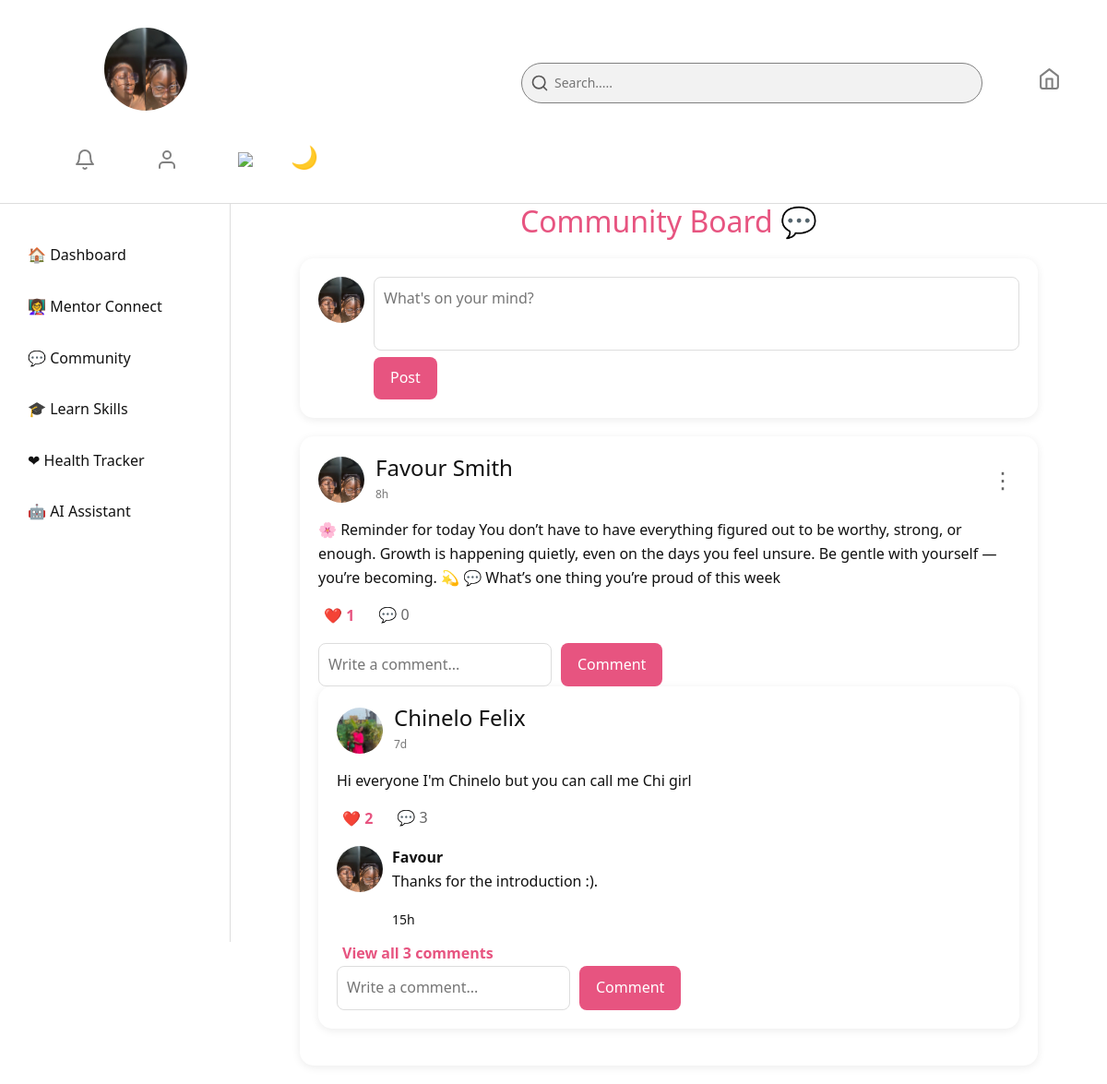
The app's page /community (signed in) with its own data.
### src/models.py (models this page shows, shortened)
class User(UserMixin, db.Model):
    __tablename__ = 'users'
    id = db.Column(db.Integer, primary_key=True)
    first_name = db.Column(db.String(100), nullable=False)
    last_name = db.Column(db.String(100), nullable=False)
    email = db.Column(db.String(150), unique=True, nullable=False)
    dob = db.Column(db.String, nullable=False)
    password = db.Column(db.String(200), nullable=False)
    profile_image = db.Column(db.String(300), default='default_profile.png')
    date_created = db.Column(db.DateTime, default=datetime.utcnow)
    last_seen = db.Column(db.DateTime, default=datetime.utcnow)
    posts = db.relationship('CommunityPost', backref='user', lazy=True)
    comments = db.relationship('Comment', backref='user', lazy=True)
    likes = db.relationship('Like', backref='user', lazy=True)
    todos = db.relationship('ToDo', backref='user', lazy=True)
    ai_chats = db.relationship('AIChat', backref='user', lazy=True)
    health_logs = db.relationship('HealthTracker', backref='user', lazy=True)
    course_progress = db.relationship('UserCourse', backref='user', lazy=True)
    is_authenticated = True
    is_active = True
    is_anonymous = False
    def __repr__(self):
        return f"<Users {self.email}>"

class CommunityPost(db.Model):
    __tablename__ = 'community_posts'
    id = db.Column(db.Integer, primary_key=True)
    content = db.Column(db.Text, nullable=False)
    created_at = db.Column(db.DateTime, default=datetime.utcnow)
    user_id = db.Column(db.Integer, db.ForeignKey('users.id'), nullable=False)
    author = db.relationship('User') # link to the user who made the post
    comments = db.relationship('Comment', backref='post', cascade="all, delete-orphan", lazy=True)
    likes = db.relationship('Like', backref='post', cascade="all, delete-orphan", lazy=True)

class Comment(db.Model):
    __tablename__ = 'comments'
    id = db.Column(db.Integer, primary_key=True)
    content = db.Column(db.Text, nullable=False)
    created_at = db.Column(db.DateTime, default=datetime.utcnow)
    user_id = db.Column(db.Integer, db.ForeignKey('users.id'), nullable=False)
    post_id = db.Column(db.Integer, db.ForeignKey('community_posts.id'), nullable=False)

### src/routes/community_routes.py (the view)
@community_bp.route('/community')
@login_required
def community_page():
    posts = CommunityPost.query.order_by(CommunityPost.created_at.desc()).all()
    users = User.query.all()
    print(posts)
    print(users)
    return render_template('community.html', posts=posts, user=current_user, users=users)

### src/__init__.py (called while the page is built)
@app.before_request
def update_last_seen():
    if current_user.is_authenticated:
        current_user.last_seen = datetime.utcnow()
        db.session.commit()

### src/routes/auth_routes.py (called while the page is built)
@login_manager.user_loader
def load_user(user_id):
    return User.query.get(int(user_id))

### src/utils.py (called while the page is built)
def time_ago(created_at):
    now = datetime.now(timezone.utc)
    if created_at.tzinfo is None:
        created_at = created_at.replace(tzinfo=timezone.utc)
    diff = now - created_at
    seconds = diff.total_seconds()
    minutes = seconds / 60
    hours = minutes / 60
    days = hours / 24
    if seconds < 60:
        return f"{int(seconds)}s"
    elif minutes < 60:
        return f"{int(minutes)}m"
    elif hours < 24:
        return f"{int(hours)}h"
    else:
        return f"{int(days)}d"

### src/templates/community.html (shortened to what this page needs)
{% extends 'base.html' %}
{% block content %}
<link rel="stylesheet" href="{{ url_for('static', filename='dashboard.css') }}">
<div class="dashboard-container">
  <div class="sidebar">
    <div class="top">
      <nav>
        <a href="{{ url_for('dashboard_bp.dashboard') }}">🏠 Dashboard</a>
        <a href="{{ url_for('mentor_bp.mentors_page') }}">👩‍🏫 Mentor Connect</a>
        <a href="{{ url_for('community_bp.community_page') }}" class="active">💬 Community</a>
        <a href="{{ url_for('learn_bp.learn_skill') }}">🎓 Learn Skills</a>
        <a href="{{ url_for('health_bp.health_tracker') }}">❤ Health Tracker</a>
        <a href="{{ url_for('ai_bp.ai_chat') }}">🤖 AI Assistant</a>
      </nav>
    </div>
  </div>
  <section class="community-feed">
    <h2 class="community-title">Community Board 💬</h2>
    <div class="create-post-card">
      <div class="create-post-header">
        <img src="{{ url_for('static', filename='profile_images/' + current_user.profile_image) }}" alt="Profile"
          class="profile-pic">
        <form action="{{ url_for('community_bp.create_post') }}" method="POST" class="post-form">
          <textarea name="content" placeholder="What's on your mind?"></textarea>
          <button type="submit">Post</button>
        </form>
      </div>
    </div>
    {% for post in posts %}
    <div class="post-card">
      <div class="post-header">
        <img src="{{ url_for('static',
        filename='profile_images/' + post.user.profile_image) }}" class="profile-pic">
        <div class="user-info">
          <h4>
            {{ post.user.first_name }}
            {{ post.user.last_name }}
          </h4>
          <span class="post-time">{{ time_ago(post.created_at) }}</span>
        </div>
        {% if current_user.id == post.user.id %}
        <div class="post-menu">
          <button class="menu-btn">⋮</button>
        </div>
        {% endif %}
      </div>
      <div class="post-content">
        {{ post.content }}
      </div>
      <div class="post-actions">
        <form action="{{ url_for('community_bp.like_post', post_id=post.id) }}" method="POST">
          <button class="like-btn">
            ❤️ {{ post.likes|length }}
          </button>
        </form>
        <span class="comment-count">💬 {{ post.comments|length }}</span>
      </div>
      <div class="comments-preview">
        {% if post.comments %}
        <div class="latest-comment">
          <img src="{{ url_for('static',
              filename='profile_images/' +
              post.comments[-1].user.profile_image) }}" class="comment-pic">
          <div>
            <strong>
              {{ post.comments[-1].user.first_name }}
            </strong>
            <p>
              {{ post.comments[-1].content }}
            </p>
            <small>
              {{ time_ago(post.comments[-1].created_at) }}
            </small>
          </div>
        </div>
        {% endif %}
        {% if post.comments|length > 1 %}
        <button class="view-comments-btn" onclick="toggleComments('{{ post.id }}')">
          View all {{ post.comments|length }}
          comments
        </button>
        {% endif %}
        <div class="comment-form">
          <form action="{{ url_for('community_bp.add_comment', post_id=post.id) }}" method="POST" class="comment-form">
            <input type="text" name="content" placeholder="Write a comment...">
            <button type="submit">Comment</button>
          </form>
        </div>
      </div>
      {% endfor %}
  </section>
</div>
{% endblock %}

### src/templates/base.html (shortened to what this page needs)
<!doctype html>
<html lang="en">
<head>
  <link href="https://cdn.jsdelivr.net/npm/bootstrap@5.3.2/dist/css/bootstrap.min.css" rel="stylesheet">
  <link rel="stylesheet" href="{{ url_for('static', filename='girl_hygiene_app.css') }}">
</head>
<body>
  <header>
    {% if current_user.is_authenticated %}
    <div class="welcome-section2">
      <img src="{{ url_for('static', filename='profile_images/' + current_user.profile_image) }}" alt="Profile image"
        class="profile-image">
    </div>
    <div class="links2">
      <div class="search-box">
        <svg class="search-icon" viewBox="0 0 24 24" fill="none" stroke="currentColor" stroke-width="2"
          stroke-linecap="round" stroke-linejoin="round">
          <circle cx="11" cy="11" r="8"></circle>
          <line x1="21" y1="21" x2="16.65" y2="16.65"></line>
        </svg>
        <input type="text" placeholder="Search....." />
      </div>
      <a class="nav-icon" href="{{ url_for('dashboard_bp.dashboard') }}">
        <img src="{{ url_for('static', filename='images/home.svg') }}"></icon>
      </a>
    </div>
    <div class="links1">
      <a class="nav-icon" href="{{ url_for('dashboard_bp.dashboard') }}">
        <img src="{{ url_for('static', filename='images/bell.svg') }}"></icon>
      </a>
      <a class="nav-icon" href="{{ url_for('profile_bp.profile_page') }}">
        <img src="{{ url_for('static', filename='images/user.svg') }}"></icon>
      </a>
      <a class="nav-icon" href="{{ url_for('auth_bp.logout') }}">
        <img src="{{ url_for('static', filename='images/log-out.svg') }}"></icon>
      </a>
      <button id="themeToggle" class="toggle-btn">🌙</button>
    </div>
    {% endif %}
  </header>
  {% block content %}{% endblock %}
</body>
</html>

### src/static/girl_hygiene_app.css (style rules this page uses)
:root { --bg: #ffffff; --text: #111; --card-bg: #f5f6fa; --accent: #FF089D; --border: #ddd; }
body { background-image: url('images/group7.jpg'); background-size:cover ; background-repeat:no-repeat ; background-position: center; background-attachment: fixed; line-height: 1.6; color: var(--text); font-family: "Poppins", sans-serif; margin: 0; }
header { display: flex; justify-content: space-between; align-items: center; flex-wrap: wrap; background-color: var(--bg); border-bottom: 1px solid var(--border); color: var(--text); position: relative; z-index:10; }
.links1 { display: flex; margin-right: 80px; gap: 35px; }
.links1 a { font-size: 25px; margin-top: 30px; margin-left: 30px; color: var(--text); text-decoration:none; gap: 0px; }
.links2 { display: flex; gap: 10px; color: var(--text); margin-left: 250px; margin-top: 30px; }
.links2 img { width: 25px; height: 25px; margin-top: 5px; text-decoration:none; }
.contact input, textarea { width: 300px; height: 30px; padding: 10px; border: 1px solid #ccc; align-items: center; border-radius: 4px; }
#themeToggle { float: right; margin-right: 1rem; margin-top: 30px; background: none; border: none; font-size: 1.5rem; cursor: pointer; }

### src/static/dashboard.css (style rules this page uses)
:root { --bg: #ffffff; --text: #111; --card-bg: #f5f6fa; --header-bg: #ffffff; --accent: #ff4f87; --border: #ddd; }
body { margin: 0; padding: 0; font-family: 'Segoe UI', Tahoma, Geneva, Verdana, sans-serif; background: var(--bg); color: var(--text); }
header { display: flex; justify-content: space-between; align-items: center; padding: 30px 50px; flex-wrap: wrap; background-color: var(--bg); border-bottom: 1px solid var(--border); color: var(--text); top: 0; z-index: 10; }
.search-box { position: relative; width: 500px; margin-right: 50px; }
.search-box .search-icon { position: absolute; top: 50%; left: 10px; transform: translateY(-50%); width: 20px; height: 20px; color: #585757; pointer-events: none; }
.search-box input { background-color: rgb(0, 0, 0, 0.05); width: 100%; padding: 10px 10px 10px 35px; border: 1px solid gray; border-radius: 25px; outline: none; font-size: 14px; transition: 0.3s; }
.dashboard-container { display: grid; grid-template-columns: 250px 1fr auto; height: 100vh; }
.sidebar { background: var(--bg); border-right: 1px solid var(--border); height: inherit; padding: 25px 0; }
.sidebar nav a { display: block; padding: 12px 20px; color: var(--text); text-decoration: none; border-radius: 10px; margin: 6px 10px; transition: 0.3s; }
.welcome-section2 img { position: relative; top: 8%; left: 70%; width: 90px; border-radius: 50%; height: 90px; }
.community-feed { width: 100%; max-width: 800px; margin: auto; }
.community-title { text-align: center; color: #e75480; margin-bottom: 20px; }
.create-post-card, .post-card { background: var(--bg); border-radius: 15px; padding: 20px; margin-bottom: 20px; box-shadow: 0 2px 10px rgba(0, 0, 0, .08); }
.create-post-header { display: flex; gap: 10px; }
.post-header { display: flex; align-items: center; gap: 12px; position: relative; }
.post-menu { margin-left: auto; position: relative; }
.menu-btn { background: none; border: none; font-size: 24px; cursor: pointer; color: #666; }
.profile-pic, .comment-pic { width: 50px; height: 50px; border-radius: 50%; object-fit: cover; }
.user-info h4 { margin: 0; }
.post-time { font-size: 12px; color: #777; }
.post-content { margin-top: 15px; margin-bottom: 15px; line-height: 1.6; }
.post-actions { display: flex; gap: 20px; margin-bottom: 15px; margin-bottom: 15px; }
.like-btn { background: none; border: none; cursor: pointer; color: #e75480; font-weight: bold; }
.comment-count { color: #666; }
.comment-form { display: flex; gap: 10px; }
.view-comments-btn { background: none; border: none; color: #e75480; cursor: pointer; font-weight: 600; margin-top: 10px; }
.latest-comment { display: flex; gap: 10px; margin-top: 10px; }
.comment-form input { flex: 1; padding: 10px; border: 1px solid var(--border); border-radius: 8px; }
.comment-form button, .post-form button { background: #e75480; color: white; border: none; padding: 10px 18px; border-radius: 8px; cursor: pointer; }
.post-form textarea { width: 100%; min-height: 80px; padding: 10px; border: 1px solid #ddd; border-radius: 8px; resize: none; }
.post-form { width: 100%; }

### records on screen
User: profile_image (picture)
CommunityPost: profile_image (picture), user.first_name "Favour", user.last_name "Smith", created_at "8h", content "🌸 Reminder for today You don’t have to have everything figured out to be worthy, strong, or enough. Growth is happening quietly, even on the days you feel unsure. Be gentle with yourself — you’re becoming. 💫 💬 What’s one thing you’re proud of this week", likes|length "1", comments|length "0"
CommunityPost: profile_image (picture), user.first_name "Chinelo", user.last_name "Felix", created_at "7d", content "Hi everyone I'm Chinelo but you can call me Chi girl", likes|length "2", comments|length "3", first_name "Favour", content "Thanks for the introduction :)."
Comment: created_at "15h"
